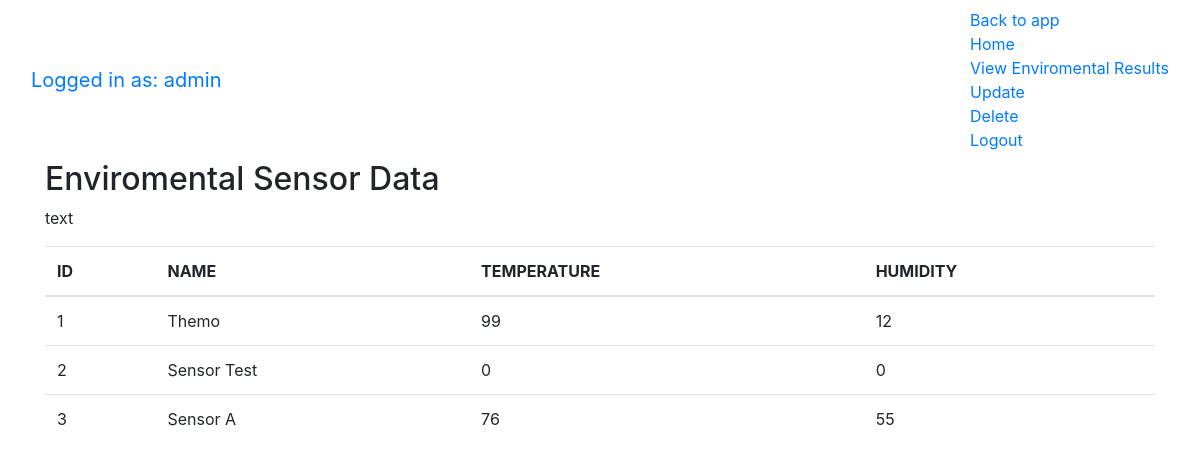
The page /enviroment (signed in) on the database as committed earlier.
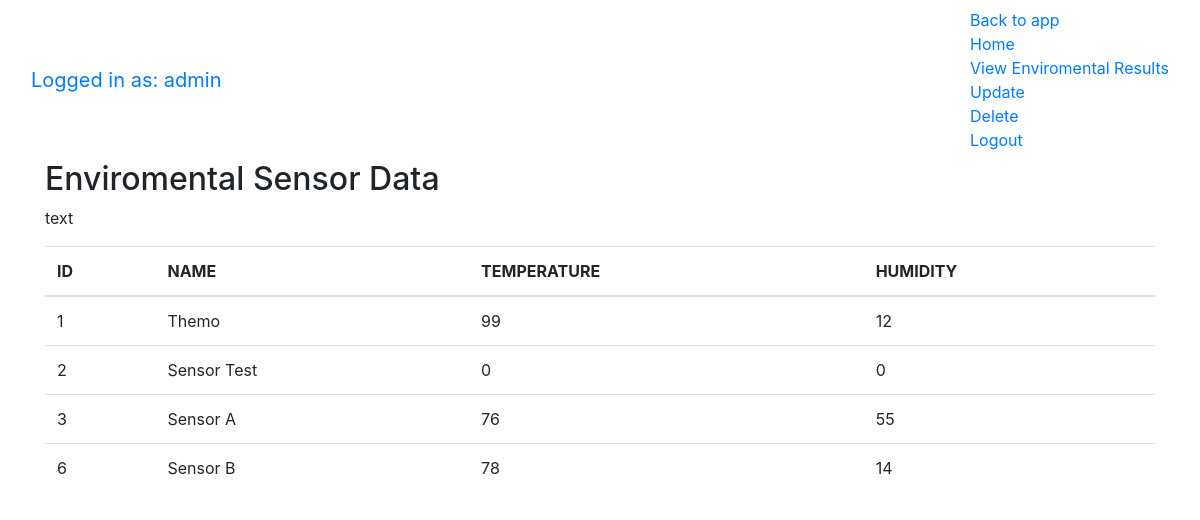
The same page on the database as committed later.
### tables this page shows
CREATE TABLE users (
        id INTEGER PRIMARY KEY AUTOINCREMENT,
        name TEXT NOT NULL,
        temp INTEGER NOT NULL,
        humidity TEXT NOT NULL
    );

### app.py (the view)
@app.route("/enviroment")
def env_info():
    if 'username' in session:
        conn = db_conn()
        data = conn.execute('SELECT * FROM users').fetchall()
        conn.close()
        return render_template('enviroment.html', username = session['username'], data=data)
    return 'You are not logged in'

### app.py (called while the page is built)
def db_conn():
    conn = sqlite3.connect('data.db')
    conn.row_factory = sqlite3.Row
    return conn

### templates/enviroment.html (shortened to what this page needs)
<!DOCTYPE html>
<html>
<head>
    <link rel="stylesheet" href="https://stackpath.bootstrapcdn.com/bootstrap/4.1.3/css/bootstrap.min.css">
</head>
<body>
    {% include 'menu.html' %}
    <div class="container">
        <h2>Enviromental Sensor Data</h2>
        <p>text</p>
        <table class="table table-hover">
            <thead>
                <tr>
                    <th>ID</th>
                    <th>NAME</th>
                    <th>TEMPERATURE</th>
                    <th>HUMIDITY</th>
                </tr>
            </thead>
            <tbody>
                {% for row in data %}
                <tr>
                    <td>{{ row['id'] }}</td>
                    <td>{{ row['name'] }}</td>
                    <td>{{ row['temp'] }}</td>
                    <td>{{ row['humidity'] }}</td>
                </tr>
                {% endfor %}
            </tbody>
        </table>
    </div>
</body>
</html>

### templates/menu.html
<nav class="navbar navbar-default">
    <div class="container-fluid">
        <div class="navbar-header">
            <a class="navbar-brand" href="/">Logged in as: {{ username }}</a>
        </div>
        <ul class="nav navbar-nav">
            <li class="active"><a href="/">Back to app</a></li>
            <li><a href="/home">Home</a></li>
            <li><a href="/enviroment">View Enviromental Results</a></li>
            <li><a href="/update">Update</a></li>
            <li><a href="/delete">Delete</a></li>
            <li><a href="/logout">Logout</a></li>
        </ul>
    </div>
</nav>

Rows that differ between the two databases and show on the page:
added users: id "6", name "Sensor B", temp "78", humidity "14"
